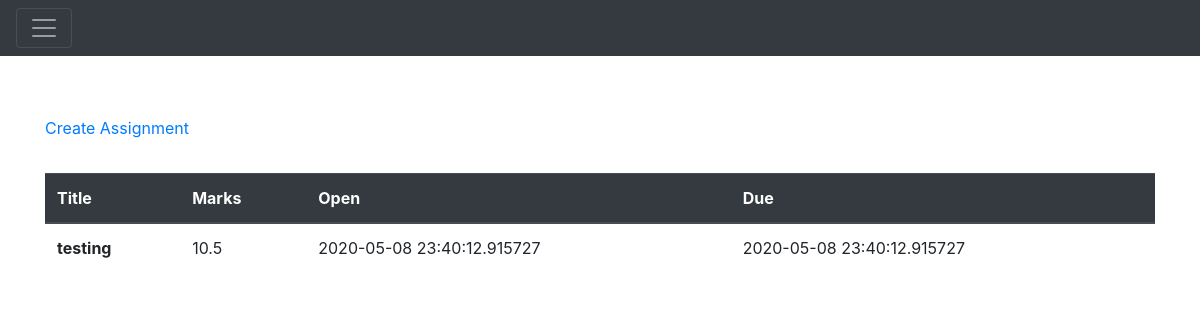
The app's page /assignments/1, older data.
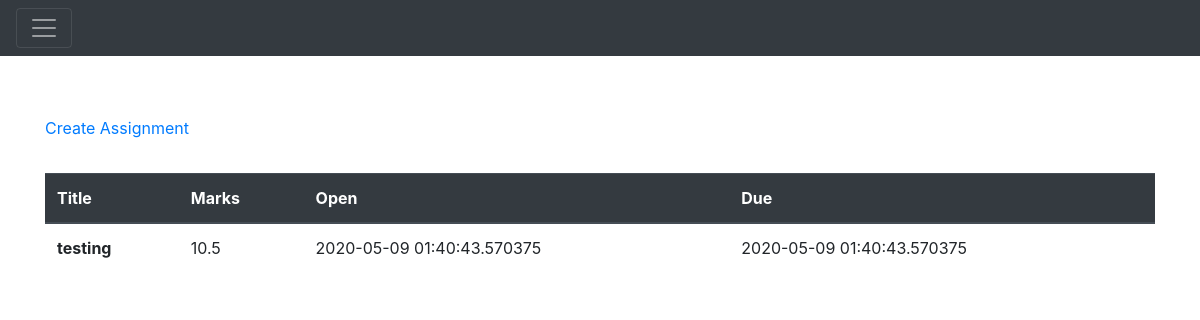
The same page, newer data.
### Application/models.py (models this page shows)
class Assignment(db.Model):
    __tablename__ = "assignments"
    assignmentId = db.Column(
        db.Integer,
        primary_key=True,
        autoincrement=True
    )
    assignmentName = db.Column(
        db.String(120),
        nullable=False
    )
    assignmentDesc = db.Column(
        db.String(255),
        nullable=False
    )
    assignmentDeadline = db.Column(
        db.DateTime
    )
    courseId = db.Column(db.Integer, db.ForeignKey('courses.courseId'))
    course = relationship("Course", backref="assignments")
    totalMarks = db.Column(db.Float, nullable=False)
    uploadDateTime = db.Column(db.DateTime, nullable=False)

### Application/assignments.py (the view)
@app.route('/assignments/<id>', methods=['GET'])
def getAssignmentsByCourse(id):
    assignments = models.Assignment.query.filter_by(courseId=id).all()
    filteredAssignments = []
    for ass in assignments:
        if ass.course.courseId == int(id):
            filteredAssignments.append(ass)
    return render_template('assignments.html', assignments=filteredAssignments)

### Application/templates/assignments.html (shortened to what this page needs)
{% extends 'main.html' %}
{% block head %}
{{ super() }}
{% endblock %}
{% block body %}
{{ super() }}
<div class="container" style="margin-top: 5%">
    <a href={{ url_for('createAssignment',course_id=id) }}>Create Assignment</a>
    <table class="table" style = "margin-top: 3%">
        <thead class="thead-dark">
        <tr>
            <th scope="col">Title</th>
            <th scope="col">Marks</th>
            <th scope="col">Open</th>
            <th scope="col">Due</th>
        </tr>
        </thead>
        <tbody>
        {% for assignment in assignments %}
        <tr>
            <th scope="row">{{assignment.assignmentName}}</th>
            <td>{{assignment.totalMarks}}</td>
            <td>{{assignment.uploadDateTime}}</td>
            <td>{{assignment.assignmentDeadline}}</td>
        </tr>
        {% endfor %}
        </tbody>
    </table>
</div>
{% endblock %}

Row changes from the older to the newer data that the page shows:
changed Assignment "testing": uploadDateTime "2020-05-08 23:40:12.915727" → "2020-05-09 01:40:43.570375"; assignmentDeadline "2020-05-08 23:40:12.915727" → "2020-05-09 01:40:43.570375"
